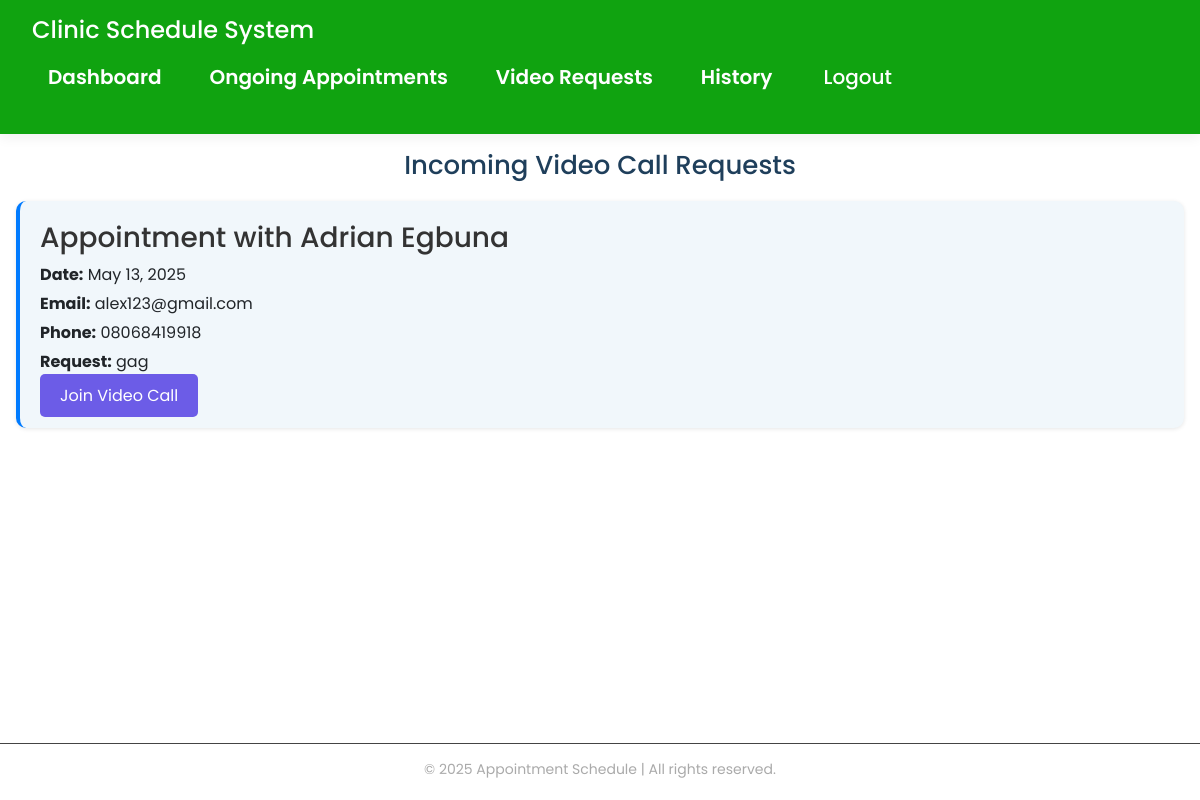
Page /doctor-video-call-requests/ (signed in) on the committed database.
### Scheduler/models.py (models this page shows, shortened)
class Appointments(models.Model):
    user = models.ForeignKey(
        CustomUser,
        on_delete=models.CASCADE,
        related_name='appointments_as_user',
        null=True
    )
    first_name = models.CharField(max_length=25)
    last_name = models.CharField(max_length=25)
    email = models.EmailField()
    phone = models.CharField(max_length=15)
    PAYMENT_CHOICES = [
        ('premium', 'Premium'),
        ('standard', 'Standard'),
        ('basic', 'Basic'),
    ]
    payment = models.CharField(max_length=8, choices=PAYMENT_CHOICES, null=True)
    amount = models.PositiveIntegerField(null=True)
    made_payment = models.BooleanField(default=False)
    request = models.TextField()
    file = models.FileField(upload_to='uploads/', null=True, blank=True)
    date_created = models.DateTimeField(auto_now_add=True)
    doctor_selected = models.ForeignKey(
        CustomUser,
        on_delete=models.CASCADE,
        limit_choices_to={'role': 'doctor'},
        related_name='appointments',
        null=True
    )
    STATUS_CHOICES = [
        ('pending', 'Pending'),
        ('accepted', 'Accepted(ongoing)'),
        ('rejected', 'Rejected'),
        ('ended', 'Ended'),
    ]
    status = models.CharField(max_length=10, choices=STATUS_CHOICES, default='pending')
    status_date = models.DateField(null=True, blank=True)
    call_requested = models.BooleanField(default=False)
    appointment_date = models.DateField(null=True, blank=True)
    call_room_url = models.CharField(max_length=255, default='', blank=True)
    class Meta:
        ordering = ["-date_created"]

### Scheduler/views.py (the view)
# urls.py: path('doctor-video-call-requests/', views.doctor_video_call_requests, name='doctor_video_call_requests'),
@login_required
def doctor_video_call_requests(request):
    if request.user.role == 'patient':
        return redirect('not_authorized')
    appointments = Appointments.objects.filter(
        doctor_selected=request.user,
        status__in=['accepted'],
        call_requested=True
    ).order_by('-status_date')
    return render(request, 'Scheduler/doctor_video_call_requests.html', {'appointments': appointments})

### Scheduler/templates/Scheduler/doctor_video_call_requests.html
{% extends "Scheduler/base.html" %}
{% block content %}
{% load static %}
<h2 class="video-dashboard-header">Incoming Video Call Requests</h2>
{% for appointment in appointments %}
  <div class="video-request-card">
    <h3>Appointment with {{ appointment.first_name }} {{ appointment.last_name }}</h3>
    <p><strong>Date:</strong> {{ appointment.date_created|date:"F d, Y" }}</p>
    <p><strong>Email:</strong> {{ appointment.email }}</p>
    <p><strong>Phone:</strong> {{ appointment.phone }}</p>
    <p><strong>Request:</strong> {{ appointment.request }}</p>
    <div class="video-action-btns">
      <a href="{{ appointment.call_room_url }}" target="_blank" class="start-call-btn">Join Video Call</a>
    </div>
  </div>
{% empty %}
  <p class="no-video-requests">No video call requests yet.</p>
{% endfor %}
{% endblock %}

### Scheduler/static/Scheduler/main.css (style rules this page uses)
* { padding: 0; margin: 0; box-sizing: border-box; font-family: "Poppins", "Times New Roman"; }
body { background-color: #f7f9fc; color: #333; }
a { text-decoration: none; color: inherit; }
.start-call-btn { padding: 10px 20px; font-size: 16px; background-color: #6c5ce7; color: white; border: none; border-radius: 5px; cursor: pointer; text-align: center; text-decoration: none; }
.video-dashboard-header { font-size: 26px; margin-bottom: 20px; color: #1f3f5b; text-align: center; }
.video-request-card { background-color: #f1f7fb; border-left: 4px solid #007bff; padding: 20px; margin-bottom: 15px; border-radius: 10px; box-shadow: 0 1px 4px rgba(0, 0, 0, 0.1); }
.video-request-card h3 { margin-top: 0; color: #333; }
.video-request-card p { margin: 5px 0; }
.video-action-btns { margin-top: 10px; }

### rows in the picture
Appointments: first_name "Adrian", last_name "Egbuna", date_created "May 13, 2025", email "alex123@gmail.com", phone "08068419918", request "gag"
